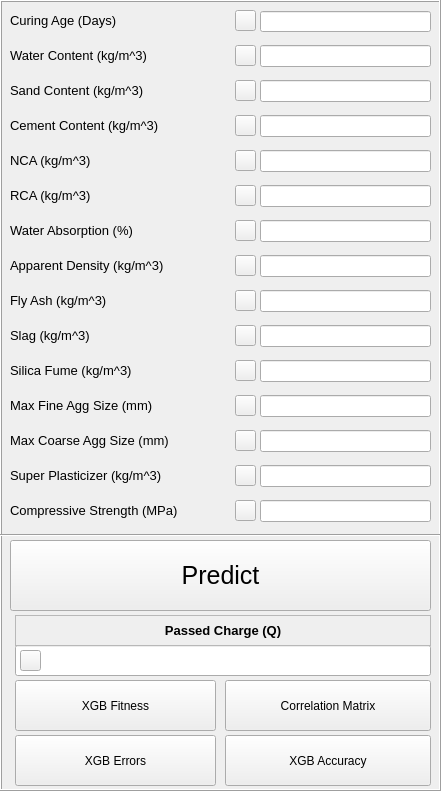
     <widget class="QFrame" name="frame_4">
      <property name="geometry">
       <rect>
        <x>280</x>
        <y>10</y>
        <width>441</width>
        <height>791</height>
       </rect>
      </property>
      <property name="styleSheet">
       <string notr="true"/>
      </property>
      <property name="frameShape">
       <enum>QFrame::Box</enum>
      </property>
      <property name="frameShadow">
       <enum>QFrame::Raised</enum>
      </property>
      <widget class="QLabel" name="label_33">
       <property name="geometry">
        <rect>
         <x>10</x>
         <y>10</y>
         <width>191</width>
         <height>21</height>
        </rect>
       </property>
       <property name="font">
        <font>
         <pointsize>10</pointsize>
         <weight>50</weight>
         <italic>false</italic>
         <bold>false</bold>
         <strikeout>false</strikeout>
        </font>
       </property>
       <property name="text">
        <string>Curing Age (Days)</string>
       </property>
      </widget>
      <widget class="QLabel" name="label_34">
       <property name="geometry">
        <rect>
         <x>10</x>
         <y>45</y>
         <width>191</width>
         <height>21</height>
        </rect>
       </property>
       <property name="font">
        <font>
         <pointsize>10</pointsize>
         <weight>50</weight>
         <italic>false</italic>
         <bold>false</bold>
         <strikeout>false</strikeout>
        </font>
       </property>
       <property name="text">
        <string>Water Content (kg/m^3)</string>
       </property>
      </widget>
      <widget class="QLabel" name="label_35">
       <property name="geometry">
        <rect>
         <x>10</x>
         <y>80</y>
         <width>241</width>
         <height>21</height>
        </rect>
       </property>
       <property name="font">
        <font>
         <pointsize>10</pointsize>
         <weight>50</weight>
         <italic>false</italic>
         <bold>false</bold>
         <strikeout>false</strikeout>
        </font>
       </property>
       <property name="text">
        <string>Sand Content (kg/m^3)</string>
       </property>
      </widget>
      <widget class="QLabel" name="label_36">
       <property name="geometry">
        <rect>
         <x>10</x>
         <y>115</y>
         <width>211</width>
         <height>21</height>
        </rect>
       </property>
       <property name="font">
        <font>
         <pointsize>10</pointsize>
         <weight>50</weight>
         <italic>false</italic>
         <bold>false</bold>
         <strikeout>false</strikeout>
        </font>
       </property>
       <property name="text">
        <string>Cement Content (kg/m^3)</string>
       </property>
      </widget>
      <widget class="QLabel" name="label_37">
       <property name="geometry">
        <rect>
         <x>10</x>
         <y>150</y>
         <width>231</width>
         <height>20</height>
        </rect>
       </property>
       <property name="font">
        <font>
         <pointsize>10</pointsize>
         <weight>50</weight>
         <italic>false</italic>
         <bold>false</bold>
         <strikeout>false</strikeout>
        </font>
       </property>
       <property name="text">
        <string>NCA (kg/m^3)</string>
       </property>
      </widget>
      <widget class="QLabel" name="label_38">
       <property name="geometry">
        <rect>
         <x>10</x>
         <y>185</y>
         <width>241</width>
         <height>21</height>
        </rect>
       </property>
       <property name="font">
        <font>
         <pointsize>10</pointsize>
         <weight>50</weight>
         <italic>false</italic>
         <bold>false</bold>
         <strikeout>false</strikeout>
        </font>
       </property>
       <property name="text">
        <string>RCA (kg/m^3)</string>
       </property>
      </widget>
      <widget class="QLabel" name="label_39">
       <property name="geometry">
        <rect>
         <x>10</x>
         <y>220</y>
         <width>221</width>
         <height>21</height>
        </rect>
       </property>
       <property name="font">
        <font>
         <pointsize>10</pointsize>
         <weight>50</weight>
         <italic>false</italic>
         <bold>false</bold>
         <strikeout>false</strikeout>
        </font>
       </property>
       <property name="text">
        <string>Water Absorption (%)</string>
       </property>
      </widget>
      <widget class="QLabel" name="label_40">
       <property name="geometry">
        <rect>
         <x>10</x>
         <y>255</y>
         <width>211</width>
         <height>21</height>
        </rect>
       </property>
       <property name="font">
        <font>
         <pointsize>10</pointsize>
         <weight>50</weight>
         <italic>false</italic>
         <bold>false</bold>
         <strikeout>false</strikeout>
        </font>
       </property>
       <property name="text">
        <string>Apparent Density (kg/m^3)</string>
       </property>
      </widget>
      <widget class="QLabel" name="label_41">
       <property name="geometry">
        <rect>
         <x>10</x>
         <y>285</y>
         <width>241</width>
         <height>31</height>
        </rect>
       </property>
       <property name="font">
        <font>
         <pointsize>10</pointsize>
         <weight>50</weight>
         <italic>false</italic>
         <bold>false</bold>
         <strikeout>false</strikeout>
        </font>
       </property>
       <property name="text">
        <string>Fly Ash (kg/m^3)</string>
       </property>
      </widget>
      <widget class="QLabel" name="label_42">
       <property name="geometry">
        <rect>
         <x>10</x>
         <y>325</y>
         <width>241</width>
         <height>21</height>
        </rect>
       </property>
       <property name="font">
        <font>
         <pointsize>10</pointsize>
         <weight>50</weight>
         <italic>false</italic>
         <bold>false</bold>
         <strikeout>false</strikeout>
        </font>
       </property>
       <property name="text">
        <string>Slag (kg/m^3)</string>
       </property>
      </widget>
      <widget class="QLineEdit" name="cl_curing_age">
       <property name="geometry">
        <rect>
         <x>260</x>
         <y>11</y>
         <width>171</width>
         <height>21</height>
        </rect>
       </property>
       <property name="font">
        <font>
         <pointsize>8</pointsize>
         <weight>50</weight>
         <italic>false</italic>
         <bold>false</bold>
         <strikeout>false</strikeout>
        </font>
       </property>
      </widget>
      <widget class="QLineEdit" name="cl_water_content">
       <property name="geometry">
        <rect>
         <x>260</x>
         <y>45</y>
         <width>171</width>
         <height>22</height>
        </rect>
       </property>
      </widget>
      <widget class="QLineEdit" name="cl_sand_content">
       <property name="geometry">
        <rect>
         <x>260</x>
         <y>80</y>
         <width>171</width>
         <height>22</height>
        </rect>
       </property>
      </widget>
      <widget class="QLineEdit" name="cl_cement_content">
       <property name="geometry">
        <rect>
         <x>260</x>
         <y>115</y>
         <width>171</width>
         <height>22</height>
        </rect>
       </property>
      </widget>
      <widget class="QLineEdit" name="cl_NCA">
       <property name="geometry">
        <rect>
         <x>260</x>
         <y>150</y>
         <width>171</width>
         <height>22</height>
        </rect>
       </property>
      </widget>
      <widget class="QLineEdit" name="cl_RCA">
       <property name="geometry">
        <rect>
         <x>260</x>
         <y>185</y>
         <width>171</width>
         <height>22</height>
        </rect>
       </property>
      </widget>
      <widget class="QLineEdit" name="cl_water_absorb">
       <property name="geometry">
        <rect>
         <x>260</x>
         <y>220</y>
         <width>171</width>
         <height>22</height>
        </rect>
       </property>
      </widget>
      <widget class="QLineEdit" name="cl_density">
       <property name="geometry">
        <rect>
         <x>260</x>
         <y>255</y>
         <width>171</width>
         <height>22</height>
        </rect>
       </property>
      </widget>
      <widget class="QLineEdit" name="cl_fly_ash">
       <property name="geometry">
        <rect>
         <x>260</x>
         <y>290</y>
         <width>171</width>
         <height>22</height>
        </rect>
       </property>
      </widget>
      <widget class="QLineEdit" name="cl_slag">
       <property name="geometry">
        <rect>
         <x>260</x>
         <y>325</y>
         <width>171</width>
         <height>22</height>
        </rect>
       </property>
      </widget>
      <widget class="QLabel" name="label_43">
       <property name="geometry">
        <rect>
         <x>10</x>
         <y>360</y>
         <width>241</width>
         <height>21</height>
        </rect>
       </property>
       <property name="font">
        <font>
         <pointsize>10</pointsize>
         <weight>50</weight>
         <italic>false</italic>
         <bold>false</bold>
         <strikeout>false</strikeout>
        </font>
       </property>
       <property name="text">
        <string>Silica Fume (kg/m^3)</string>
       </property>
      </widget>
      <widget class="QLineEdit" name="cl_silica_fume">
       <property name="geometry">
        <rect>
         <x>260</x>
         <y>360</y>
         <width>171</width>
         <height>22</height>
        </rect>
       </property>
      </widget>
      <widget class="QLabel" name="label_45">
       <property name="geometry">
        <rect>
         <x>10</x>
         <y>395</y>
         <width>241</width>
         <height>21</height>
        </rect>
       </property>
       <property name="font">
        <font>
         <pointsize>10</pointsize>
         <weight>50</weight>
         <italic>false</italic>
         <bold>false</bold>
         <strikeout>false</strikeout>
        </font>
       </property>
       <property name="text">
        <string>Max Fine Agg Size (mm)</string>
       </property>
      </widget>
      <widget class="QLabel" name="label_46">
       <property name="geometry">
        <rect>
         <x>10</x>
         <y>430</y>
         <width>241</width>
         <height>21</height>
        </rect>
       </property>
       <property name="font">
        <font>
         <pointsize>10</pointsize>
         <weight>50</weight>
         <italic>false</italic>
         <bold>false</bold>
         <strikeout>false</strikeout>
        </font>
       </property>
       <property name="text">
        <string>Max Coarse Agg Size (mm)</string>
       </property>
      </widget>
      <widget class="QLabel" name="label_47">
       <property name="geometry">
        <rect>
         <x>10</x>
         <y>465</y>
         <width>241</width>
         <height>21</height>
        </rect>
       </property>
       <property name="font">
        <font>
         <pointsize>10</pointsize>
         <weight>50</weight>
         <italic>false</italic>
         <bold>false</bold>
         <strikeout>false</strikeout>
        </font>
       </property>
       <property name="text">
        <string>Super Plasticizer (kg/m^3)</string>
       </property>
      </widget>
      <widget class="QLabel" name="label_48">
       <property name="geometry">
        <rect>
         <x>10</x>
         <y>500</y>
         <width>241</width>
         <height>21</height>
        </rect>
       </property>
       <property name="font">
        <font>
         <pointsize>10</pointsize>
         <weight>50</weight>
         <italic>false</italic>
         <bold>false</bold>
         <strikeout>false</strikeout>
        </font>
       </property>
       <property name="text">
        <string>Compressive Strength (MPa)</string>
       </property>
      </widget>
      <widget class="Line" name="line_44">
       <property name="geometry">
        <rect>
         <x>0</x>
         <y>520</y>
         <width>441</width>
         <height>31</height>
        </rect>
       </property>
       <property name="orientation">
        <enum>Qt::Horizontal</enum>
       </property>
      </widget>
      <widget class="QLineEdit" name="cl_fAgg_size">
       <property name="geometry">
        <rect>
         <x>260</x>
         <y>395</y>
         <width>171</width>
         <height>22</height>
        </rect>
       </property>
      </widget>
      <widget class="QLineEdit" name="cl_cAgg_size">
       <property name="geometry">
        <rect>
         <x>260</x>
         <y>430</y>
         <width>171</width>
         <height>22</height>
        </rect>
       </property>
      </widget>
      <widget class="QLineEdit" name="cl_SP">
       <property name="geometry">
        <rect>
         <x>260</x>
         <y>465</y>
         <width>171</width>
         <height>22</height>
        </rect>
       </property>
      </widget>
      <widget class="QLineEdit" name="cl_Cstr">
       <property name="geometry">
        <rect>
         <x>260</x>
         <y>500</y>
         <width>171</width>
         <height>22</height>
        </rect>
       </property>
      </widget>
      <widget class="QPushButton" name="cl_button">
       <property name="geometry">
        <rect>
         <x>10</x>
         <y>540</y>
         <width>421</width>
         <height>71</height>
        </rect>
       </property>
       <property name="font">
        <font>
         <pointsize>19</pointsize>
         <weight>50</weight>
         <italic>false</italic>
         <bold>false</bold>
         <strikeout>false</strikeout>
        </font>
       </property>
       <property name="text">
        <string>Predict</string>
       </property>
      </widget>
      <widget class="QLineEdit" name="cl_charge_prediction_xgb">
       <property name="geometry">
        <rect>
         <x>15</x>
         <y>645</y>
         <width>416</width>
         <height>31</height>
        </rect>
       </property>
       <property name="font">
        <font>
         <pointsize>12</pointsize>
         <weight>50</weight>
         <italic>false</italic>
         <bold>false</bold>
         <strikeout>false</strikeout>
        </font>
       </property>
       <property name="alignment">
        <set>Qt::AlignCenter</set>
       </property>
      </widget>
      <widget class="QLabel" name="label_71">
       <property name="geometry">
        <rect>
         <x>15</x>
         <y>615</y>
         <width>416</width>
         <height>31</height>
        </rect>
       </property>
       <property name="font">
        <font>
         <pointsize>10</pointsize>
         <weight>75</weight>
         <italic>false</italic>
         <bold>true</bold>
         <underline>false</underline>
         <strikeout>false</strikeout>
        </font>
       </property>
       <property name="layoutDirection">
        <enum>Qt::LeftToRight</enum>
       </property>
       <property name="autoFillBackground">
        <bool>true</bool>
       </property>
       <property name="frameShape">
        <enum>QFrame::StyledPanel</enum>
       </property>
       <property name="text">
        <string>Passed Charge (Q)</string>
       </property>
       <property name="alignment">
        <set>Qt::AlignCenter</set>
       </property>
      </widget>
      <widget class="QLabel" name="label_187">
       <property name="geometry">
        <rect>
         <x>235</x>
         <y>740</y>
         <width>36</width>
         <height>36</height>
        </rect>
       </property>
       <property name="text">
        <string/>
       </property>
       <property name="pixmap">
        <pixmap>accuracy.png</pixmap>
       </property>
       <property name="scaledContents">
        <bool>true</bool>
       </property>
      </widget>
      <widget class="QPushButton" name="cl_acc_xgb">
       <property name="geometry">
        <rect>
         <x>225</x>
         <y>735</y>
         <width>206</width>
         <height>51</height>
        </rect>
       </property>
       <property name="font">
        <font>
         <pointsize>9</pointsize>
         <weight>50</weight>
         <italic>false</italic>
         <bold>false</bold>
         <strikeout>false</strikeout>
        </font>
       </property>
       <property name="styleSheet">
        <string notr="true"/>
       </property>
       <property name="text">
        <string>XGB Accuracy</string>
       </property>
      </widget>
      <widget class="QPushButton" name="cl_fitness_xgb">
       <property name="geometry">
        <rect>
         <x>15</x>
         <y>680</y>
         <width>201</width>
         <height>51</height>
        </rect>
       </property>
       <property name="font">
        <font>
         <pointsize>9</pointsize>
         <weight>50</weight>
         <italic>false</italic>
         <bold>false</bold>
         <strikeout>false</strikeout>
        </font>
       </property>
       <property name="styleSheet">
        <string notr="true"/>
       </property>
       <property name="text">
        <string>XGB Fitness</string>
       </property>
      </widget>
      <widget class="QPushButton" name="cl_residual_xgb">
       <property name="geometry">
        <rect>
         <x>15</x>
         <y>735</y>
         <width>201</width>
         <height>51</height>
        </rect>
       </property>
       <property name="font">
        <font>
         <pointsize>9</pointsize>
         <weight>50</weight>
         <italic>false</italic>
         <bold>false</bold>
         <strikeout>false</strikeout>
        </font>
       </property>
       <property name="styleSheet">
        <string notr="true"/>
       </property>
       <property name="text">
        <string>XGB Errors</string>
       </property>
      </widget>
      <widget class="QLabel" name="label_185">
       <property name="geometry">
        <rect>
         <x>25</x>
         <y>690</y>
         <width>36</width>
         <height>36</height>
        </rect>
       </property>
       <property name="text">
        <string/>
       </property>
       <property name="pixmap">
        <pixmap>graph.png</pixmap>
       </property>
       <property name="scaledContents">
        <bool>true</bool>
       </property>
       <property name="textInteractionFlags">
        <set>Qt::NoTextInteraction</set>
       </property>
      </widget>
      <widget class="QLabel" name="label_188">
       <property name="geometry">
        <rect>
         <x>25</x>
         <y>745</y>
         <width>36</width>
         <height>36</height>
        </rect>
       </property>
       <property name="text">
        <string/>
       </property>
       <property name="pixmap">
        <pixmap>histogram.png</pixmap>
       </property>
       <property name="scaledContents">
        <bool>true</bool>
       </property>
      </widget>
      <widget class="QPushButton" name="pushButton_35">
       <property name="geometry">
        <rect>
         <x>235</x>
         <y>255</y>
         <width>21</width>
         <height>21</height>
        </rect>
       </property>
       <property name="toolTip">
        <string>Correlation Factor : -0.37</string>
       </property>
       <property name="text">
        <string/>
       </property>
       <property name="icon">
        <iconset>
         <normaloff>info.png</normaloff>info.png</iconset>
       </property>
      </widget>
      <widget class="QPushButton" name="pushButton_22">
       <property name="geometry">
        <rect>
         <x>235</x>
         <y>325</y>
         <width>21</width>
         <height>21</height>
        </rect>
       </property>
       <property name="toolTip">
        <string>Correlation Factor : -0.22</string>
       </property>
       <property name="text">
        <string/>
       </property>
       <property name="icon">
        <iconset>
         <normaloff>info.png</normaloff>info.png</iconset>
       </property>
      </widget>
      <widget class="QPushButton" name="pushButton_29">
       <property name="geometry">
        <rect>
         <x>235</x>
         <y>45</y>
         <width>21</width>
         <height>21</height>
        </rect>
       </property>
       <property name="toolTip">
        <string>Correlation Factor : 0.22</string>
       </property>
       <property name="text">
        <string/>
       </property>
       <property name="icon">
        <iconset>
         <normaloff>info.png</normaloff>info.png</iconset>
       </property>
      </widget>
      <widget class="QPushButton" name="pushButton_30">
       <property name="geometry">
        <rect>
         <x>235</x>
         <y>395</y>
         <width>21</width>
         <height>21</height>
        </rect>
       </property>
       <property name="toolTip">
        <string>Correlation Factor : 0.26</string>
       </property>
       <property name="text">
        <string/>
       </property>
       <property name="icon">
        <iconset>
         <normaloff>info.png</normaloff>info.png</iconset>
       </property>
      </widget>
      <widget class="QPushButton" name="pushButton_23">
       <property name="geometry">
        <rect>
         <x>235</x>
         <y>220</y>
         <width>21</width>
         <height>21</height>
        </rect>
       </property>
       <property name="toolTip">
        <string>Correlation Factor : 0.3</string>
       </property>
       <property name="text">
        <string/>
       </property>
       <property name="icon">
        <iconset>
         <normaloff>info.png</normaloff>info.png</iconset>
       </property>
      </widget>
      <widget class="QPushButton" name="pushButton_25">
       <property name="geometry">
        <rect>
         <x>235</x>
         <y>10</y>
         <width>21</width>
         <height>21</height>
        </rect>
       </property>
       <property name="toolTip">
        <string>Correlation Factor : -0.31</string>
       </property>
       <property name="text">
        <string/>
       </property>
       <property name="icon">
        <iconset>
         <normaloff>info.png</normaloff>info.png</iconset>
       </property>
      </widget>
      <widget class="QPushButton" name="pushButton_21">
       <property name="geometry">
        <rect>
         <x>235</x>
         <y>150</y>
         <width>21</width>
         <height>21</height>
        </rect>
       </property>
       <property name="toolTip">
        <string>Correlation Factor : -0.3</string>
       </property>
       <property name="text">
        <string/>
       </property>
       <property name="icon">
        <iconset>
         <normaloff>info.png</normaloff>info.png</iconset>
       </property>
      </widget>
      <widget class="QPushButton" name="pushButton_31">
       <property name="geometry">
        <rect>
         <x>235</x>
         <y>465</y>
         <width>21</width>
         <height>21</height>
        </rect>
       </property>
       <property name="toolTip">
        <string>Correlation Factor : -0.44</string>
       </property>
       <property name="text">
        <string/>
       </property>
       <property name="icon">
        <iconset>
         <normaloff>info.png</normaloff>info.png</iconset>
       </property>
      </widget>
      <widget class="QPushButton" name="pushButton_32">
       <property name="geometry">
        <rect>
         <x>235</x>
         <y>500</y>
         <width>21</width>
         <height>21</height>
        </rect>
       </property>
       <property name="toolTip">
        <string>Correlation Factor : -0.37</string>
       </property>
       <property name="text">
        <string/>
       </property>
       <property name="icon">
        <iconset>
         <normaloff>info.png</normaloff>info.png</iconset>
       </property>
      </widget>
      <widget class="QPushButton" name="pushButton_27">
       <property name="geometry">
        <rect>
         <x>235</x>
         <y>115</y>
         <width>21</width>
         <height>21</height>
        </rect>
       </property>
       <property name="toolTip">
        <string>Correlation Factor : 0.094</string>
       </property>
       <property name="text">
        <string/>
       </property>
       <property name="icon">
        <iconset>
         <normaloff>info.png</normaloff>info.png</iconset>
       </property>
      </widget>
      <widget class="QPushButton" name="pushButton_33">
       <property name="geometry">
        <rect>
         <x>235</x>
         <y>360</y>
         <width>21</width>
         <height>21</height>
        </rect>
       </property>
       <property name="toolTip">
        <string>Correlation Factor : 0.019</string>
       </property>
       <property name="text">
        <string/>
       </property>
       <property name="icon">
        <iconset>
         <normaloff>info.png</normaloff>info.png</iconset>
       </property>
      </widget>
      <widget class="QPushButton" name="pushButton_26">
       <property name="geometry">
        <rect>
         <x>235</x>
         <y>185</y>
         <width>21</width>
         <height>21</height>
        </rect>
       </property>
       <property name="toolTip">
        <string>Correlation Factor : 0.23</string>
       </property>
       <property name="text">
        <string/>
       </property>
       <property name="icon">
        <iconset>
         <normaloff>info.png</normaloff>info.png</iconset>
       </property>
      </widget>
      <widget class="QPushButton" name="pushButton_28">
       <property name="geometry">
        <rect>
         <x>235</x>
         <y>290</y>
         <width>21</width>
         <height>21</height>
        </rect>
       </property>
       <property name="toolTip">
        <string>Correlation Factor : -0.33</string>
       </property>
       <property name="text">
        <string/>
       </property>
       <property name="icon">
        <iconset>
         <normaloff>info.png</normaloff>info.png</iconset>
       </property>
      </widget>
      <widget class="QPushButton" name="pushButton_24">
       <property name="geometry">
        <rect>
         <x>235</x>
         <y>430</y>
         <width>21</width>
         <height>21</height>
        </rect>
       </property>
       <property name="toolTip">
        <string>Correlation Factor : 0.3</string>
       </property>
       <property name="text">
        <string/>
       </property>
       <property name="icon">
        <iconset>
         <normaloff>info.png</normaloff>info.png</iconset>
       </property>
      </widget>
      <widget class="QPushButton" name="pushButton_34">
       <property name="geometry">
        <rect>
         <x>235</x>
         <y>80</y>
         <width>21</width>
         <height>21</height>
        </rect>
       </property>
       <property name="toolTip">
        <string>Correlation Factor : 0.17</string>
       </property>
       <property name="text">
        <string/>
       </property>
       <property name="icon">
        <iconset>
         <normaloff>info.png</normaloff>info.png</iconset>
       </property>
      </widget>
      <widget class="QPushButton" name="pushButton_37">
       <property name="geometry">
        <rect>
         <x>20</x>
         <y>650</y>
         <width>21</width>
         <height>21</height>
        </rect>
       </property>
       <property name="toolTip">
        <string>XGB Prediction (Best)</string>
       </property>
       <property name="text">
        <string/>
       </property>
       <property name="icon">
        <iconset>
         <normaloff>info.png</normaloff>info.png</iconset>
       </property>
      </widget>
      <widget class="QLabel" name="label_89">
       <property name="geometry">
        <rect>
         <x>230</x>
         <y>690</y>
         <width>36</width>
         <height>36</height>
        </rect>
       </property>
       <property name="text">
        <string/>
       </property>
       <property name="pixmap">
        <pixmap>matrix.png</pixmap>
       </property>
       <property name="scaledContents">
        <bool>true</bool>
       </property>
      </widget>
      <widget class="QPushButton" name="cl_corr_matrix">
       <property name="geometry">
        <rect>
         <x>225</x>
         <y>680</y>
         <width>206</width>
         <height>51</height>
        </rect>
       </property>
       <property name="font">
        <font>
         <pointsize>9</pointsize>
         <weight>50</weight>
         <italic>false</italic>
         <bold>false</bold>
         <strikeout>false</strikeout>
        </font>
       </property>
       <property name="styleSheet">
        <string notr="true"/>
       </property>
       <property name="text">
        <string>Correlation Matrix</string>
       </property>
      </widget>
      <zorder>label_33</zorder>
      <zorder>label_34</zorder>
      <zorder>label_35</zorder>
      <zorder>label_36</zorder>
      <zorder>label_37</zorder>
      <zorder>label_38</zorder>
      <zorder>label_39</zorder>
      <zorder>label_40</zorder>
      <zorder>label_41</zorder>
      <zorder>label_42</zorder>
      <zorder>cl_curing_age</zorder>
      <zorder>cl_water_content</zorder>
      <zorder>cl_sand_content</zorder>
      <zorder>cl_cement_content</zorder>
      <zorder>cl_NCA</zorder>
      <zorder>cl_RCA</zorder>
      <zorder>cl_water_absorb</zorder>
      <zorder>cl_density</zorder>
      <zorder>cl_fly_ash</zorder>
      <zorder>cl_slag</zorder>
      <zorder>label_43</zorder>
      <zorder>cl_silica_fume</zorder>
      <zorder>label_45</zorder>
      <zorder>label_46</zorder>
      <zorder>label_47</zorder>
      <zorder>label_48</zorder>
      <zorder>line_44</zorder>
      <zorder>cl_fAgg_size</zorder>
      <zorder>cl_cAgg_size</zorder>
      <zorder>cl_SP</zorder>
      <zorder>cl_Cstr</zorder>
      <zorder>cl_button</zorder>
      <zorder>cl_charge_prediction_xgb</zorder>
      <zorder>label_71</zorder>
      <zorder>cl_acc_xgb</zorder>
      <zorder>cl_fitness_xgb</zorder>
      <zorder>cl_residual_xgb</zorder>
      <zorder>label_187</zorder>
      <zorder>label_185</zorder>
      <zorder>label_188</zorder>
      <zorder>pushButton_35</zorder>
      <zorder>pushButton_22</zorder>
      <zorder>pushButton_29</zorder>
      <zorder>pushButton_30</zorder>
      <zorder>pushButton_23</zorder>
      <zorder>pushButton_25</zorder>
      <zorder>pushButton_21</zorder>
      <zorder>pushButton_31</zorder>
      <zorder>pushButton_32</zorder>
      <zorder>pushButton_27</zorder>
      <zorder>pushButton_33</zorder>
      <zorder>pushButton_26</zorder>
      <zorder>pushButton_28</zorder>
      <zorder>pushButton_24</zorder>
      <zorder>pushButton_34</zorder>
      <zorder>pushButton_37</zorder>
      <zorder>cl_corr_matrix</zorder>
      <zorder>label_89</zorder>
     </widget>
